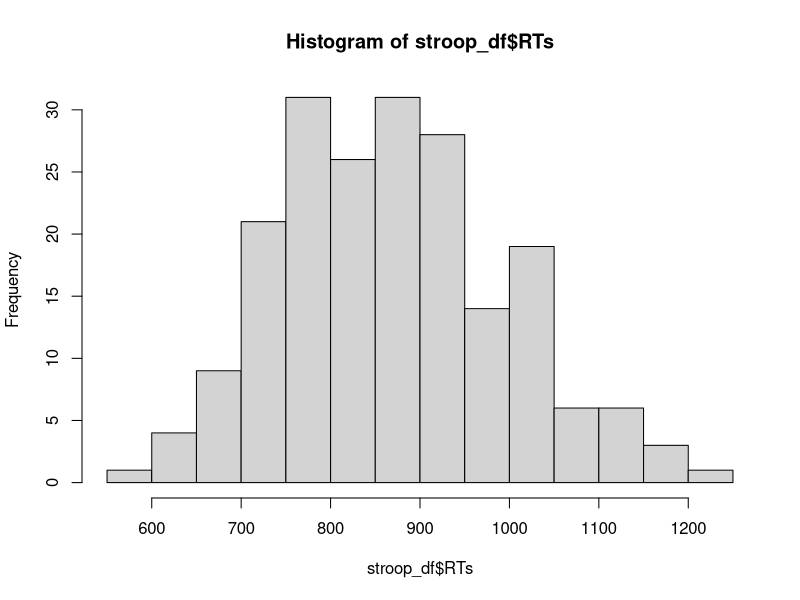
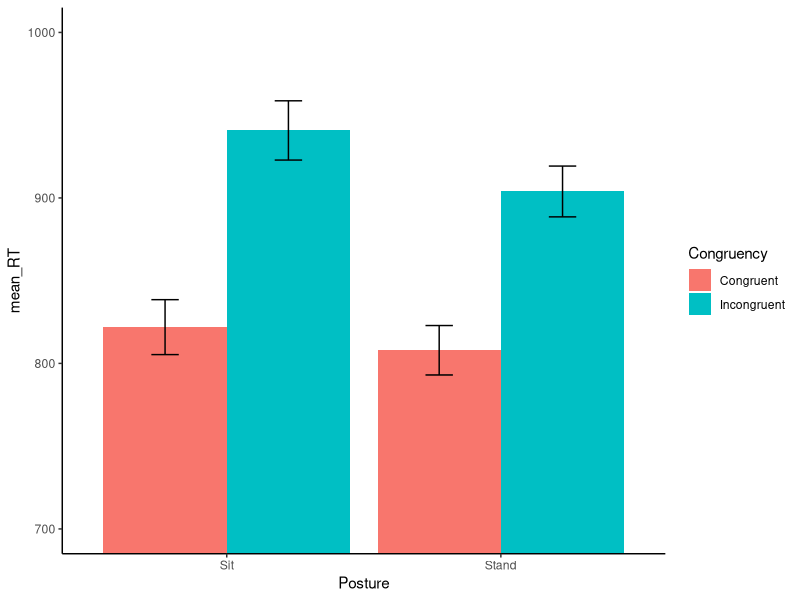
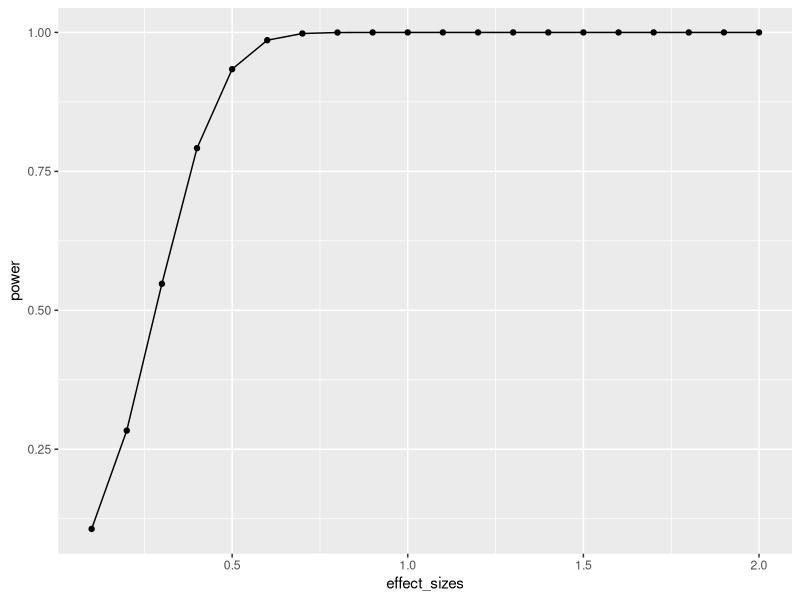

Write the R code that produced these figures, in order.
## ---- chunk 1
knitr::opts_chunk$set(echo = TRUE)
## ---- chunk 2
library(data.table)

all_data <- fread("stroop_data.csv")
## ---- chunk 3
RTs <- c(as.numeric(unlist(all_data[,1])),
         as.numeric(unlist(all_data[,2])),
         as.numeric(unlist(all_data[,3])),
         as.numeric(unlist(all_data[,4]))
         )

Congruency <- rep(rep(c("Congruent","Incongruent"),each=50),2)
Posture <- rep(c("Stand","Sit"),each=100)
Subject <- rep(1:50,4)

stroop_df <- data.frame(Subject,Congruency,Posture,RTs)
## ---- chunk 4
library(tidyr)

stroop_long<- gather(all_data, key=Condition, value=RTs, 
                     congruent_stand, incongruent_stand,
                     congruent_sit, incongruent_sit)

new_columns <- tstrsplit(stroop_long$Condition, "_", names=c("Congruency","Posture"))
stroop_long <- cbind(stroop_long,new_columns)
stroop_long <- cbind(stroop_long,Subject=rep(1:50,4))

## ---- chunk 5
hist(stroop_df$RTs)
## ---- chunk 6
library(dplyr)
library(ggplot2)

plot_means <- stroop_df %>%
            group_by(Congruency,Posture) %>%
            summarise(mean_RT = mean(RTs),
                      SEM = sd(RTs)/sqrt(length(RTs)))

knitr::kable(plot_means)

ggplot(plot_means, aes(x=Posture, y=mean_RT, group=Congruency, fill=Congruency))+
  geom_bar(stat="identity", position="dodge")+
  geom_errorbar(aes(ymin=mean_RT-SEM, ymax=mean_RT+SEM), 
                position=position_dodge(width=0.9),
                width=.2)+
  theme_classic()+
  coord_cartesian(ylim=c(700,1000))
## ---- chunk 7
sitting_t_test <- t.test(all_data$congruent_sit,
                         all_data$incongruent_sit,
                         paired=TRUE)
sitting_t_test

## ---- chunk 8
standing_t_test <- t.test(all_data$congruent_stand,
                         all_data$incongruent_stand,
                         paired=TRUE)
standing_t_test

## ---- chunk 9
sitting_stroop_effect <- all_data$incongruent_sit - all_data$congruent_sit 

sitting_t_test_OS <- t.test(sitting_stroop_effect,
                            mu = 0)
sitting_t_test_OS

## ---- chunk 10
standing_stroop_effect <- all_data$incongruent_stand - all_data$congruent_stand 

standing_t_test_OS <- t.test(standing_stroop_effect,
                            mu = 0)
standing_t_test_OS

## ---- chunk 11

interaction_stroop_difference <- sitting_stroop_effect - standing_stroop_effect

t.test(sitting_stroop_effect,
       standing_stroop_effect,
       paired=TRUE)

t.test(interaction_stroop_difference,
       mu = 0)

## ---- chunk 12
library(pwr)
## ---- chunk 13
effect_sizes <- seq(.1,2,.1)
power <- sapply(effect_sizes, 
          FUN = function(x) {
            pwr.t.test(n=50,
            d=x,
            sig.level=.05,
            type="one.sample",
            alternative="two.sided")$power})
plot_df <- data.frame(effect_sizes,power)

library(ggplot2)
ggplot(plot_df, aes(x=effect_sizes,
                    y=power))+
  geom_point()+
  geom_line()
